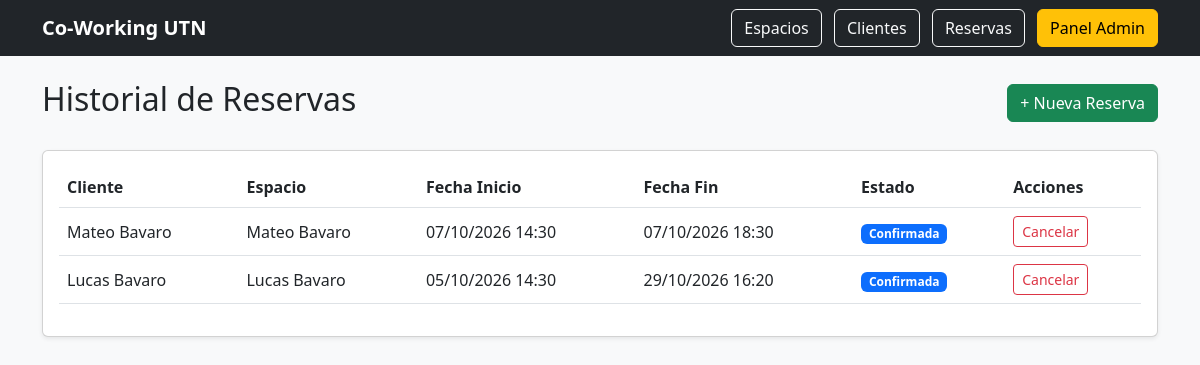
Page /reservas/ on the committed database.
### reservas/models.py (models this page shows, shortened)
class Reserva(models.Model):
    ESTADO_CHOICES = [
        ('confirmada', 'Confirmada'),
        ('cancelada', 'Cancelada'),
        ('completada', 'Completada'),
    ]
    cliente = models.ForeignKey(
        Cliente, on_delete=models.CASCADE, related_name='reservas'
    )
    espacio = models.ForeignKey(
        Espacio, on_delete=models.CASCADE, related_name='reservas'
    )
    fecha_inicio = models.DateTimeField()
    fecha_fin = models.DateTimeField()
    estado = models.CharField(
        max_length=20, choices=ESTADO_CHOICES, default='confirmada'
    )
    creado_el = models.DateTimeField(auto_now_add=True)

### clientes/models.py (models this page shows, shortened)
class Cliente(models.Model):
    nombre = models.CharField(max_length=100)
    dni = models.CharField(max_length=10, unique=True)
    email = models.EmailField(unique=True)
    telefono = models.CharField(max_length=20)

### espacios/models.py (models this page shows, shortened)
class Espacio(models.Model):
    TIPO_CHOICES = [
        ('escritorio', 'Escritorio Individual'),
        ('sala', 'Sala de Reuniones'),
        ('oficina', 'Oficina Privada'),
    ]
    nombre = models.CharField(max_length=100)
    tipo = models.CharField(max_length=20, choices=TIPO_CHOICES)
    capacidad = models.PositiveIntegerField()
    precio_por_hora = models.DecimalField(max_digits=10, decimal_places=2)
    disponible = models.BooleanField(default=True)

### reservas/views.py (the view)
# urls.py: path('', lista_reservas, name='lista_reservas'),
def lista_reservas(request):
    reservas = Reserva.objects.all().order_by('-fecha_inicio')
    return render(
        request, 'reservas/lista_reservas.html', {'reservas': reservas}
    )

### reservas/templates/reservas/lista_reservas.html (shortened to what this page needs)
{% extends 'base.html' %}
{% block content %}
<div class="d-flex justify-content-between align-items-center mb-4">
    <h2>Historial de Reservas</h2>
    <a href="{% url 'crear_reserva' %}" class="btn btn-success">+ Nueva Reserva</a>
</div>
<div class="card shadow-sm">
    <div class="card-body">
        <table class="table table-hover align-middle">
            <thead>
                <tr>
                    <th>Cliente</th>
                    <th>Espacio</th>
                    <th>Fecha Inicio</th>
                    <th>Fecha Fin</th>
                    <th>Estado</th>
                    <th>Acciones</th>
                </tr>
            </thead>
            <tbody>
                {% for reserva in reservas %}
                <tr>
                    <td>{{ reserva.cliente.nombre }}</td>
                    <td>{{ reserva.espacio.nombre }}</td>
                    <td>{{ reserva.fecha_inicio|date:"d/m/Y H:i" }}</td>
                    <td>{{ reserva.fecha_fin|date:"d/m/Y H:i" }}</td>
                    <td>
                        {% if reserva.estado == 'confirmada' %}
                            <span class="badge bg-primary">Confirmada</span>
                        {% elif reserva.estado == 'cancelada' %}
                            <span class="badge bg-danger">Cancelada</span>
                        {% else %}
                            <span class="badge bg-secondary">{{ reserva.get_estado_display }}</span>
                        {% endif %}
                    </td>
                    <td>
                        {% if reserva.estado == 'confirmada' %}
                        <form method="post" action="{% url 'cancelar_reserva' reserva.id %}" style="display:inline;">
                            <button type="submit" class="btn btn-sm btn-outline-danger" onclick="return confirm('¿Seguro que querés cancelar esta reserva?')">
                                Cancelar
                            </button>
                        </form>
                        {% else %}
                        <span class="text-muted">-</span>
                        {% endif %}
                    </td>
                </tr>
                {% empty %}
                <tr>
                    <td colspan="6" class="text-center">No hay reservas registradas aún.</td>
                </tr>
                {% endfor %}
            </tbody>
        </table>
    </div>
</div>
{% endblock %}

### templates/base.html (shortened to what this page needs)
<!DOCTYPE html>
<html lang="es">
<head>
    <link href="https://cdn.jsdelivr.net/npm/bootstrap@5.3.0/dist/css/bootstrap.min.css" rel="stylesheet">
</head>
<body class="bg-light">
<nav class="navbar navbar-expand-lg navbar-dark bg-dark mb-4">
    <div class="container">
        <a class="navbar-brand fw-bold" href="{% url 'lista_espacios' %}">Co-Working UTN</a>
        <div>
            <a href="{% url 'lista_espacios' %}" class="btn btn-outline-light me-2">Espacios</a>
            <a href="{% url 'lista_clientes' %}" class="btn btn-outline-light me-2">Clientes</a>
            <a href="{% url 'lista_reservas' %}" class="btn btn-outline-light me-2">Reservas</a>
            <a href="/admin/" class="btn btn-warning" target="_blank">Panel Admin</a>
        </div>
    </div>
</nav>
    <div class="container">
        {% block content %}
        {% endblock %}
    </div>
</body>
</html>

### rows in the picture
Reserva: cliente.nombre "Mateo Bavaro", espacio.nombre "Mateo Bavaro", fecha_inicio "07/10/2026 14:30", fecha_fin "07/10/2026 18:30", estado "Confirmada"
Reserva: cliente.nombre "Lucas Bavaro", espacio.nombre "Lucas Bavaro", fecha_inicio "05/10/2026 14:30", fecha_fin "29/10/2026 16:20", estado "Confirmada"
